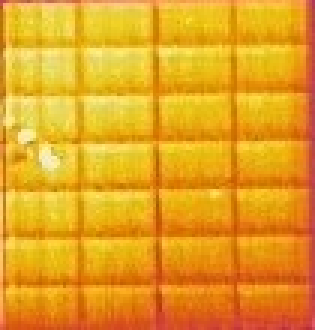
#> input picture ANALISI GUASTI/faults/original (3).jpg, 105 x 110 px (shown 3 times larger)
$ jupyter execute --allow-errors Script.ipynb   (older library calls are emulated)
#> lines starting #> are read from the running program, lines starting #| are printed output that depends on the picture; after the words box and inside, x2 and y2 are one past the last pixel; in counts of white or black regions, pixels touching at a corner belong together
[cell 1]
from google.colab import drive
drive.mount('/content/drive')

[cell 2]
import os
os.chdir("/content/drive/Shareddrives/RESM_Project/DEFINITIVO RESM/")

[cell 3]
import cv2
import numpy as np
from random import *
import pprint
from PIL import Image
from matplotlib import pyplot as plt
from pvlib import *
import pandas as pd
import math
import openpyxl

#Detection of possible fault in the solar panels

[cell 4]
import numpy as np
import cv2
import datetime
import matplotlib.pyplot as plt

# [49 lines left out: function canny, not called in this run]

def find_closed_edges(edges):
    # Esegue la trasformata di Hough per individuare le linee
    lines = cv2.HoughLinesP(edges, rho=1, theta=np.pi/180, threshold=5, minLineLength=2, maxLineGap=2)

    if lines is None:
        return []  # Nessuna linea trovata
    # Calcola l'intersezione tra le linee
    intersections = []
    for line in lines:
        x1, y1, x2, y2 = line[0]
        for other_line in lines:
            x3, y3, x4, y4 = other_line[0]
            intersection = compute_intersection(x1, y1, x2, y2, x3, y3, x4, y4)
            if intersection is not None:
                intersections.append(intersection)

    # Trova le chiusure tra le linee
    closed_edges = []
    for i, intersection in enumerate(intersections):
        for j in range(i+1, len(intersections)):
            other_intersection = intersections[j]
            distance = np.linalg.norm(intersection - other_intersection)
            if distance < 10:  # Soglia per considerare le linee vicine come chiuse
                closed_edges.append((intersection, other_intersection))

    # Restituisce gli edge chiusi
    return closed_edges

def compute_intersection(x1, y1, x2, y2, x3, y3, x4, y4):
    # Calcola l'intersezione tra due linee
    denominator = (x1 - x2) * (y3 - y4) - (y1 - y2) * (x3 - x4)
    if denominator == 0:
        return None  # Le linee sono parallele
    x = ((x1*y2 - y1*x2) * (x3 - x4) - (x1 - x2) * (x3*y4 - y3*x4)) / denominator
    y = ((x1*y2 - y1*x2) * (y3 - y4) - (y1 - y2) * (x3*y4 - y3*x4)) / denominator
    return np.array([x, y], dtype=np.int32)


def find_anomaly(path):
    # Carica l'immagine
    image = cv2.imread(path)

    # Applica l'algoritmo di Canny per rilevare gli edge
    edges = cv2.Canny(image, 300, 400)

    # Trova gli edge chiusi
    closed_edges = find_closed_edges(edges)

    # Ottenere la forma dell'immagine
    height, width, channels = image.shape

    # Crea un'immagine nera utilizzando la funzione np.zeros()
    black_image = np.zeros((height, width, 3), dtype=np.uint8)

    for edge in closed_edges:
        cv2.line(black_image, tuple(edge[0]), tuple(edge[1]), (255, 255, 255), 2)
    return black_image

# Definisci la lista di immagini con le rispettive ore del giorno
image_list = [
    {"image": "./ANALISI GUASTI/faults/original (3).jpg", "time": "08:00"},
    {"image": "./ANALISI GUASTI/faults/original (7).jpg", "time": "09:00"},
    {"image": "./ANALISI GUASTI/faults/original (8).jpg", "time": "10:00"},
    {"image": "./ANALISI GUASTI/faults/original (9).jpg", "time": "11:00"},
]

# Creazione della figura per le immagini
fig, axes = plt.subplots(len(image_list), 2, figsize=(8, 16))

# Crea una lista per conservare le immagini processate
processed_images = []

# Contatore per il numero di immagini con il 5% o più di pixel bianchi nella maschera risultante
counter = 0

# Elabora ogni immagine e stampa l'immagine risultante con titolo
for i, image_data in enumerate(image_list):
    path = image_data["image"]
    time = image_data["time"]

    # Carica l'immagine
    original_image = cv2.imread(path)
#> original_image is the input picture: shape (110, 105, 3); mean B, G, R 33.2, 161.6, 229.8

    # Chiama la funzione find_anomaly per trovare l'anomalia
    processed_image = find_anomaly(path)
#> in find_anomaly, `edges = cv2.Canny(image, 300, 400)`:
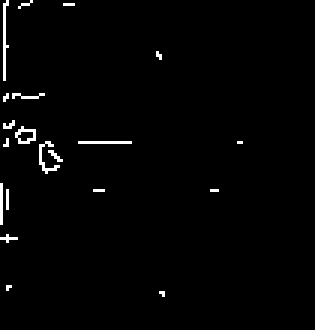
#> edges: shape (110, 105) (shown 3 times larger); 1.6% white in thin lines or dots, all inside (x1, y1, x2, y2) = (0, 0, 81, 99)
#> in find_closed_edges, `lines = cv2.HoughLinesP(edges, rho=1, theta=np.pi/180, threshold=5, mi..`: lines = 23 rows, first 6: [26, 47, 43, 47], [1, 1, 1, 26], [13, 53, 16, 56], [0, 73, 0, 65], [2, 69, 2, 63], [6, 47, 11, 46]
#> the loop in find_closed_edges, `for line in lines:` made 23 passes
#> line on passes 12 to 23: [[13, 52, 13, 48]], [[7, 42, 10, 43]], [[7, 1, 9, 1]], [[17, 56, 20, 53]], [[0, 64, 0, 61]], [[21, 1, 24, 1]], [[15, 47, 17, 48]], [[13, 54, 15, 56]], [[2, 48, 2, 46]], [[8, 43, 11, 45]], [[14, 48, 18, 51]], [[2, 80, 2, 78]]
#> (x1, y1, x2, y2) on passes 1 to 6: (26, 47, 43, 47), (1, 1, 1, 26), (13, 53, 16, 56), (0, 73, 0, 65), (2, 69, 2, 63), (6, 47, 11, 46)
#> the loop in find_closed_edges, `for i, intersection in enumerate(intersections):` made 438 passes
#> intersection on passes 1 to 3: [1, 47], [7, 47], [0, 47]
#> the loop in find_anomaly, `for edge in closed_edges:` made 19319 passes
#> edge on passes 1 to 3: ([1, 47], [7, 47]), ([1, 47], [0, 47]), ([1, 47], [2, 47])
#> after the loop in find_anomaly, `for edge in closed_edges:`:
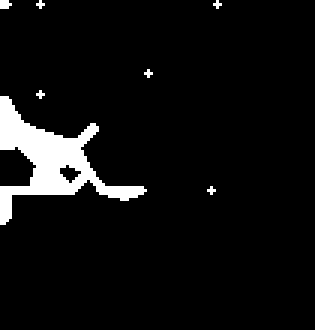
#> black_image: shape (110, 105, 3) (shown 3 times larger); 6% white; 7 white regions (6 under 20 px), largest, box (x1, y1, x2, y2) and area: (0, 32, 49, 75) 660

    # Ottieni la data e l'ora corrente
    current_datetime = datetime.datetime.now().strftime("%Y-%m-%d %H:%M:%S")

    # Aggiungi la data e l'ora all'immagine come titolo
    title = f"{current_datetime} - {time}"

    # Aggiungi l'immagine processata alla lista
    processed_images.append(processed_image)

    # Aggiungi l'immagine elaborata alla figura
    axes[i, 0].imshow(cv2.cvtColor(processed_image, cv2.COLOR_BGR2RGB))
    axes[i, 0].set_title("Original - " + time)

    # Aggiungi l'immagine elaborata alla figura
    axes[i, 1].imshow(cv2.cvtColor(original_image, cv2.COLOR_BGR2RGB))
    axes[i, 1].set_title("Processed - " + time)

    # Effettua l'AND tra le ultime due maschere binarie se la lunghezza della lista è maggiore di uno
    if len(processed_images) > 1:
        last_mask = processed_images[-2]
        current_mask = processed_images[-1]

        # Assicurati che le dimensioni delle maschere siano uguali
        if last_mask.shape[:2] != current_mask.shape[:2]:
            current_mask = cv2.resize(current_mask, (last_mask.shape[1], last_mask.shape[0]))

        combined_mask = cv2.bitwise_and(last_mask, current_mask)
        # cv2.imshow("Combined Mask", combined_mask)
        # cv2.waitKey(0)
        # cv2.destroyAllWindows()

        # Calcola la percentuale di pixel bianchi nella maschera risultante
        white_pixels = np.sum(combined_mask == 255)
        total_pixels = combined_mask.shape[0] * combined_mask.shape[1]
        white_pixel_percentage = white_pixels / total_pixels * 100

        # Controlla se la maschera ha almeno il 5% di pixel bianchi
        if white_pixel_percentage >= 5:
            counter += 1
        else:
            counter = 0
#> pass 2 of the loop `for i, image_data in enumerate(image_list):`:
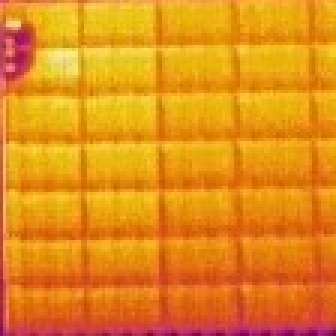
#> input picture ANALISI GUASTI/faults/original (7).jpg, 112 x 112 px (shown 3 times larger)
#> original_image is the input picture: shape (112, 112, 3); mean B, G, R 25.3, 140.8, 227.5
#> in find_anomaly (call 2), `edges = cv2.Canny(image, 300, 400)`:
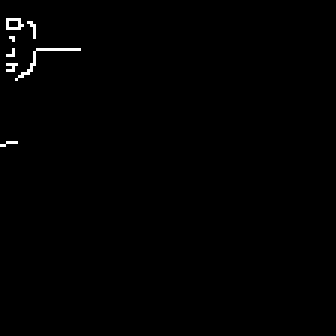
#> edges: shape (112, 112) (shown 3 times larger); 0.6% white in thin lines or dots, all inside (x1, y1, x2, y2) = (0, 6, 27, 49)
#> the loop in find_closed_edges (call 2), `for line in lines:` made 13 passes
#> line on passes 1 to 8: [[19, 16, 21, 16]], [[11, 12, 11, 8]], [[5, 6, 6, 9]], [[2, 9, 2, 6]], [[2, 21, 4, 16]], [[9, 24, 11, 17]], [[3, 6, 4, 13]], [[5, 26, 11, 21]]
#> the loop in find_closed_edges (call 2), `for i, intersection in enumerate(intersections):` made 138 passes
#> intersection on passes 1 to 8: [11, 16], [8, 16], [2, 16], [4, 16], [11, 16], [4, 16], [17, 16], [4, 16]
#> the loop in find_anomaly (call 2), `for edge in closed_edges:` made 4081 passes
#> edge on passes 1 to 3: ([11, 16], [8, 16]), ([11, 16], [2, 16]), ([11, 16], [4, 16])
#> `combined_mask = cv2.bitwise_and(last_mask, current_mask)`:
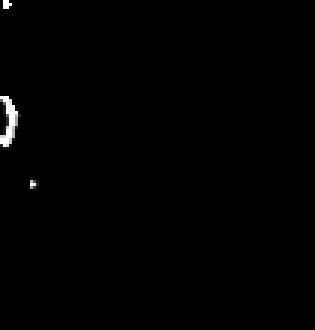
#> combined_mask: shape (110, 105, 3) (shown 3 times larger); min 0, max 255, mean 1.4
#> pass 3 of the loop `for i, image_data in enumerate(image_list):`:
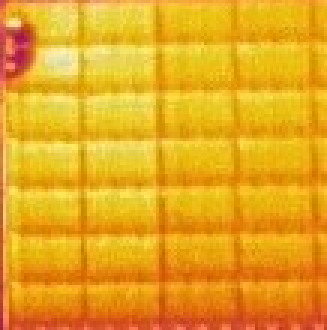
#> input picture ANALISI GUASTI/faults/original (8).jpg, 109 x 110 px (shown 3 times larger)
#> original_image is the input picture: shape (110, 109, 3); mean B, G, R 32, 166.8, 231.3
#> edges: shape (110, 109); 1.2% white in thin lines or dots, all inside (x1, y1, x2, y2) = (0, 6, 27, 110)
#> current_mask: shape (112, 112, 3)
#> `combined_mask = cv2.bitwise_and(last_mask, current_mask)`:
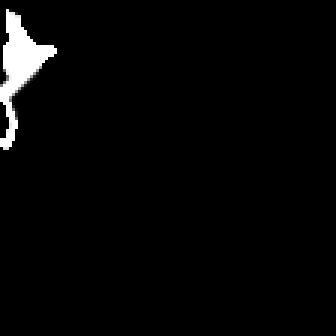
#> combined_mask: shape (112, 112, 3) (shown 3 times larger); min 0, max 255, mean 6.4
#> the loop made 4 passes; the first 3 are shown

# Stampa il valore del contatore
if counter == 2:
    print("è stata rilevata una anomalia nel pannello, 3 immagini presentano la stessa potenziale anomalia:", counter)

# Mostra la figura con tutte le immagini
plt.tight_layout()
plt.show()
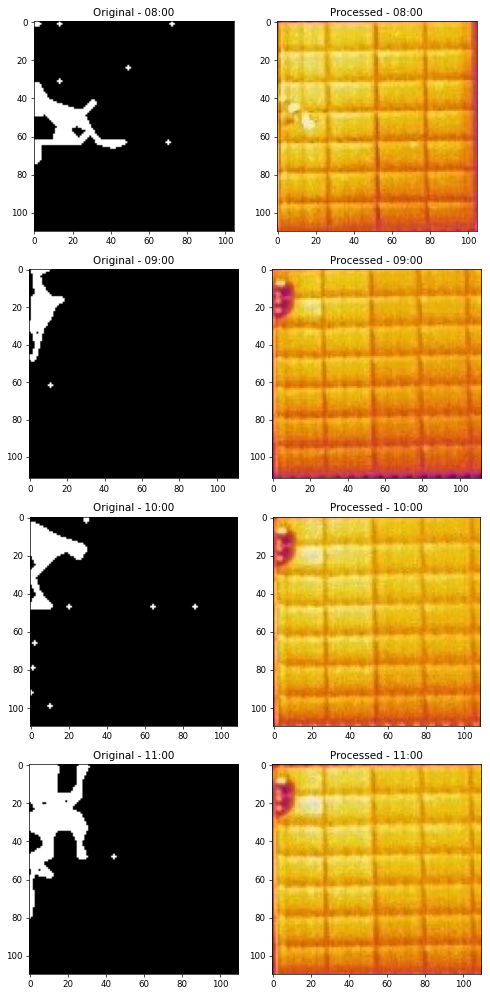
#> figure drawn by matplotlib, 8 panels

#Detection, localization and percentage of shadowing on solar panels

[cell 5]
#PRE-PROCESSING PROPOSTO:
#-IMMAGINE RGB
#-IMMAGINE HSV
#-FIRST_MASK: STARTING FROM THE HSV IMAGE FILTER FOR VALUES OF V
#-SECOND_MASK: STARTING FROM THE RGB IMAGE, CONVERT IT INTO GREYSCALE AND FILTER FOR PIXELS VALUES
#-AND OF TWO MASKS: THE AND OF FIRST MASK AND SECOND MASK
#-DILATE IMAGE: STARTING FROM THE AND OF THE FIRST MASK APPLY A DILATATION

#creeeremo un folder per ciascuna immagine contenente tutto il preprocessing effettuato

[cell 6]
def detection_of_shadowing(source_img, fig):

#> called with source_img = '2020_01_05_15_59.jpg'
  source_path = "/content/drive/Shareddrives/RESM_Project/DEFINITIVO RESM/ANALISI ZONE D'OMBRA/DATASET/Images_perspective/"
  dest_path = "/content/drive/Shareddrives/RESM_Project/DEFINITIVO RESM/ANALISI ZONE D'OMBRA/ELABORATED_IMAGES/"


  # setting values to rows and column variables
  rows = 3
  columns = 2

  folder_name = source_img.split(".")[0]
  os.makedirs(dest_path + folder_name, exist_ok=True)
  dest_path = dest_path + folder_name + "/"
  print(dest_path)

  #READ THE IMAGE
  img = cv2.imread(source_path + source_img, cv2.IMREAD_COLOR)
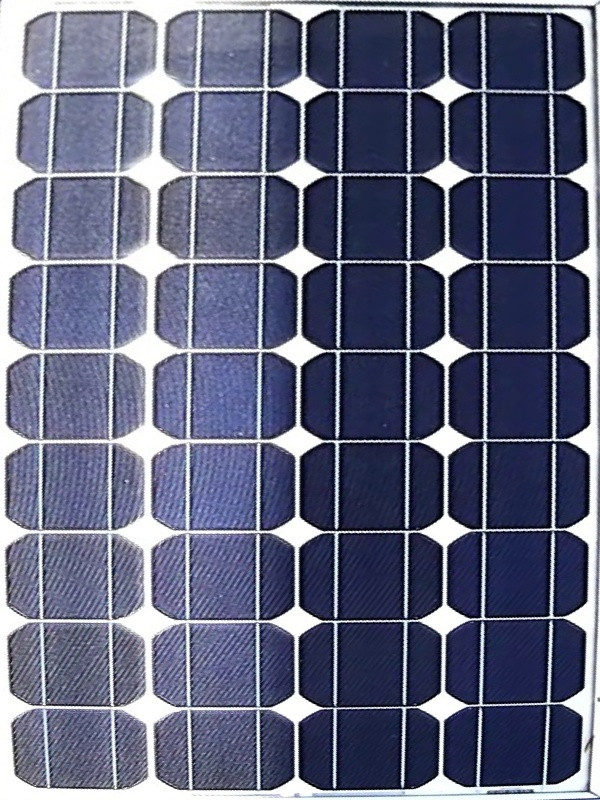
#> input picture ANALISI ZONE D_OMBRA/ELABORATED_IMAGES/2020_01_05_15_59/2020_01_05_15_59.jpg, 600 x 800 px, found by its file name
#> img is the input picture: shape (800, 600, 3); mean B, G, R 127.1, 101.8, 98
  print("source_path + source_img: ",source_path + source_img)
  img_copy = img.copy()
  cv2.imwrite(dest_path + source_img, img)
  # Adds a subplot at the 1st position
  fig.add_subplot(rows, columns, 1)
  # showing image
  plt.imshow(img)
  plt.axis('off')
  plt.title("Original image")


  #CONVERT THE IMAGE IN THE HSV SPACE
  hsv_image = cv2.cvtColor(img_copy,cv2.COLOR_BGR2HSV)
#> hsv_image: shape (800, 600, 3); mean H, S, V 108.9, 87.7, 127.1
  cv2.imwrite(dest_path + "hsv_image" + source_img, hsv_image)
  # Adds a subplot at the 2nd position
  fig.add_subplot(rows, columns, 2)
  # showing image
  plt.imshow(hsv_image)
  plt.axis('off')
  plt.title("HSV image")


  #OBTAIN FIRTS MASK
  #FILTERING USING THE VALUE OF V THAT MEANS
  #TO FILTER THE PIXEL THAT ARE MORE OR LESS BRIGTHER,
  #LOW VALUE MEANS LESS BRIGHT AND VICEVERSA
  lower_shadow = np.array([0, 0, 0])
  upper_shadow = np.array([180, 255, 110])
  mask = cv2.inRange(hsv_image, lower_shadow, upper_shadow)
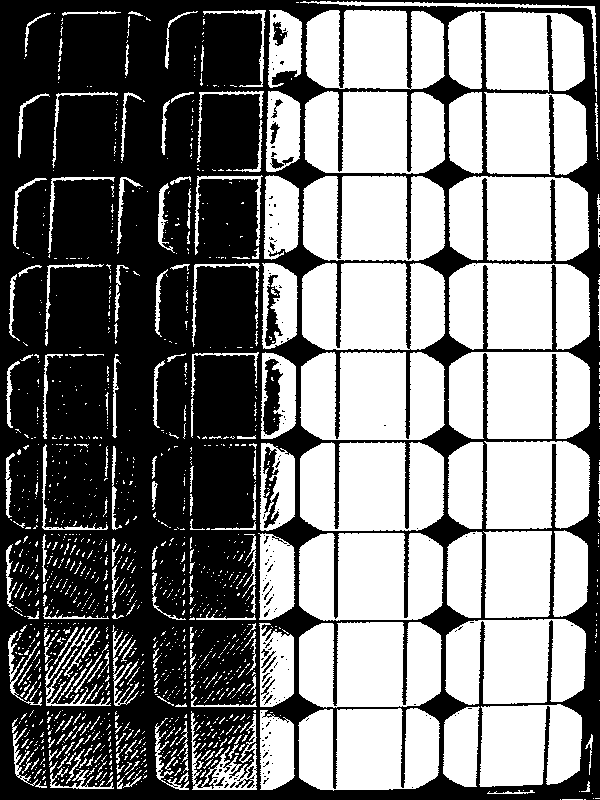
#> mask: shape (800, 600); 48.7% white; 1392 white regions (1172 under 20 px), largest, box (x1, y1, x2, y2) and area: (300, 442, 444, 531) 11356, (300, 352, 445, 440) 11258, (299, 533, 443, 621) 11191
  cv2.imwrite(dest_path + "first_binary_mask" + source_img, mask)
  # Adds a subplot at the 3rd position
  fig.add_subplot(rows, columns, 3)
  # showing image
  plt.imshow(mask)
  plt.axis('off')
  plt.title("First mask")


  #OBTAIN SECOND MASK
  #HERE WE FILTER IN THE STARTING IMAGE(RGB) TO SELECT
  #ONLY THE PIXELS THAT HAVE VALUE LIKE GREY AND WHITE,
  #IN THIS WAY WE PROBABLY OBTAIN A MASK THAT IS
  #COMPLEMENTARY WITH THE PREVIOUS ALREADY GENERATED
  # upload the image
  img = Image.open(dest_path + source_img)
#> img: PIL image 600x800 RGB
  # convert the image in grey scale
  gray_img = img.convert('L')
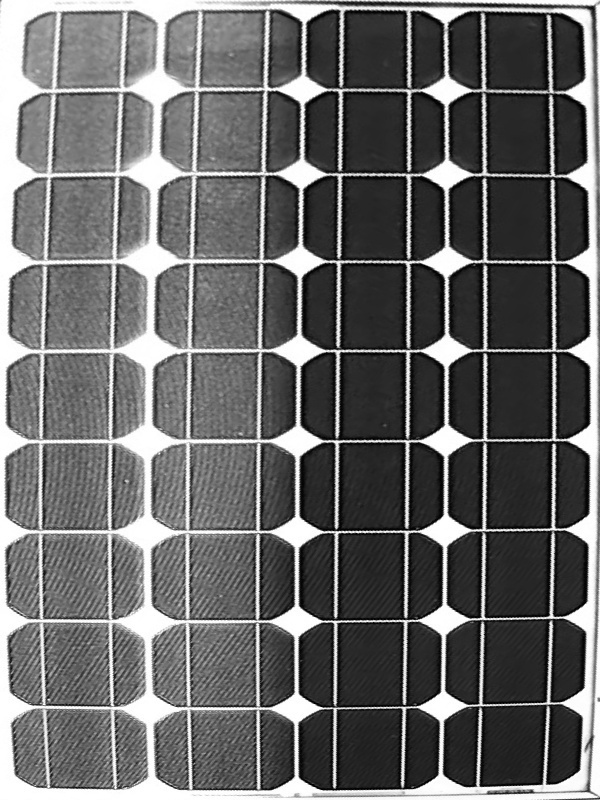
#> gray_img: PIL image 600x800 L; min 0, max 255, mean 103.6
  # apply the threshold to pixels value
  threshold = 200
  binary_img = gray_img.point(lambda x: 255 if x > threshold else 0, '1')
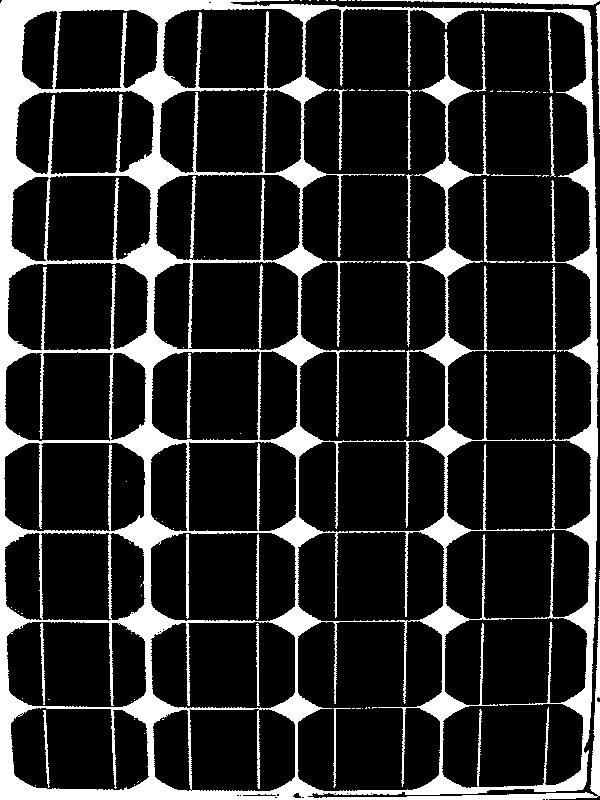
#> binary_img: PIL image 600x800 1; 17% white; 104 white regions (84 under 20 px), largest, box (x1, y1, x2, y2) and area: (0, 0, 600, 800) 77186, (361, 0, 600, 5) 640, (483, 179, 525, 263) 254
  # save the obtained mask
  binary_img.save(dest_path + "second_binary_mask" + source_img)
  # Adds a subplot at the 4th position
  fig.add_subplot(rows, columns, 4)
  # showing image
  plt.imshow(binary_img)
  plt.axis('off')
  plt.title("Second mask")


  #AFTER OBTAINING THE MASK NOW WE DO THE AND BETWEEN
  #THEM IN ORDER TO OBTAIN WHITE PIXELS ONLY FOR
  #THE PIXELS THAT ARE WHITE IN BOTH IMAGES, THAT
  #WILL BE SUNNY PIXELS
  #upload the two masks
  img1 = Image.open(dest_path + "first_binary_mask" + source_img).convert("1")
  img2 = Image.open(dest_path + "second_binary_mask" + source_img).convert("1")
  #check that the dimensions are the same
  if img1.size != img2.size:
      raise ValueError("Le due immagini devono avere le stesse dimensioni")
  #create a new empty image
  new_img = Image.new("1", img1.size)
#> new_img: PIL image 600x800 1; every value is 0
  #iterate over each pixels of the image
  for x in range(img1.size[0]):
      for y in range(img1.size[1]):
          #if both images have white pixel set it as white also in the new image
          if img1.getpixel((x, y)) == 0 and img2.getpixel((x, y)) == 0:
              new_img.putpixel((x, y), 1)
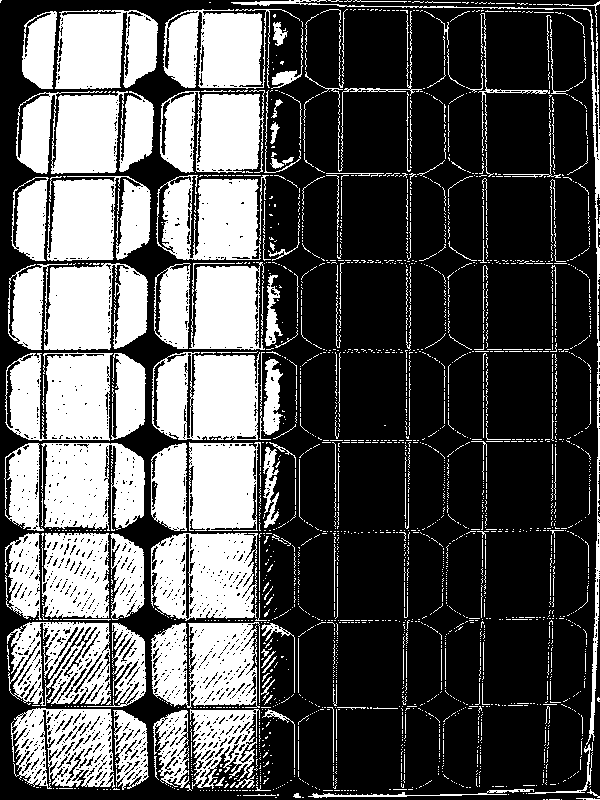
#> new_img: PIL image 600x800 1; 34.3% white; 2180 white regions (1966 under 20 px), largest, box (x1, y1, x2, y2) and area: (8, 263, 148, 350) 9732, (16, 91, 154, 174) 8902, (152, 352, 260, 440) 7758
  #save resulting image
  new_img.save(dest_path + "result_binary_image" + source_img)
  # Adds a subplot at the 5th position
  fig.add_subplot(rows, columns, 5)
  # showing image
  plt.imshow(new_img)
  plt.axis('off')
  plt.title("AND of two masks")

  #APPLICHIAMO LA DILATAZIONE
  def_cropped_img = cv2.imread(dest_path + 'result_binary_image' + source_img)
#> def_cropped_img: shape (800, 600, 3); min 0, max 255, mean 87.7
  morfological_kernel = np.ones((5,5), np.uint8)
  dilate_image = cv2.dilate(def_cropped_img, morfological_kernel)
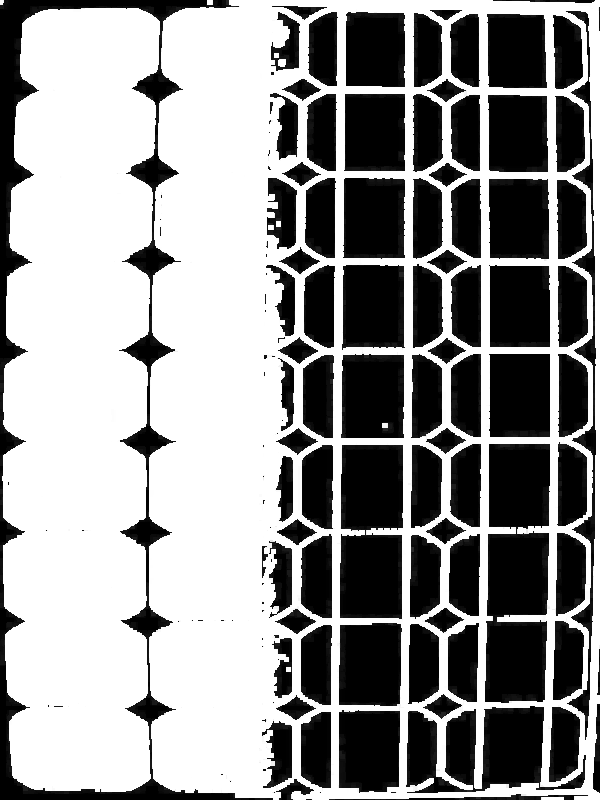
#> dilate_image: shape (800, 600, 3); min 0, max 255, mean 148
  cv2.imwrite(dest_path + "dilate" + source_img,dilate_image)
  fig.add_subplot(rows, columns, 6)
  # showing image
  plt.imshow(dilate_image)
  plt.axis('off')
  plt.title("Dilate and of the two masks")


  #APPLICHIAMO DILATAZIONE ALLA SECOND BINARY MASK questa serve per delle computazioni da fare dopo
  img2 = cv2.imread(dest_path + 'second_binary_mask' + source_img)
#> img2: shape (800, 600, 3); min 0, max 255, mean 43.7
  img2 = cv2.cvtColor(img2, cv2.COLOR_BGR2GRAY)
#> img2: shape (800, 600)
  morfological_kernel = np.ones((5,5), np.uint8)
  dilate_image2 = cv2.dilate(img2, morfological_kernel)
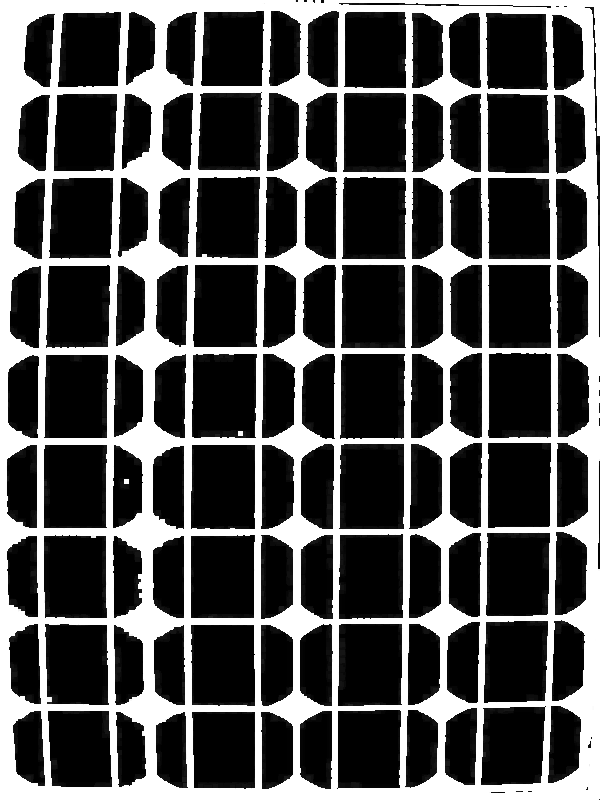
#> dilate_image2: shape (800, 600); min 0, max 255, mean 80.5
  cv2.imwrite(dest_path + "second_mask_dilate" + source_img,dilate_image2)
